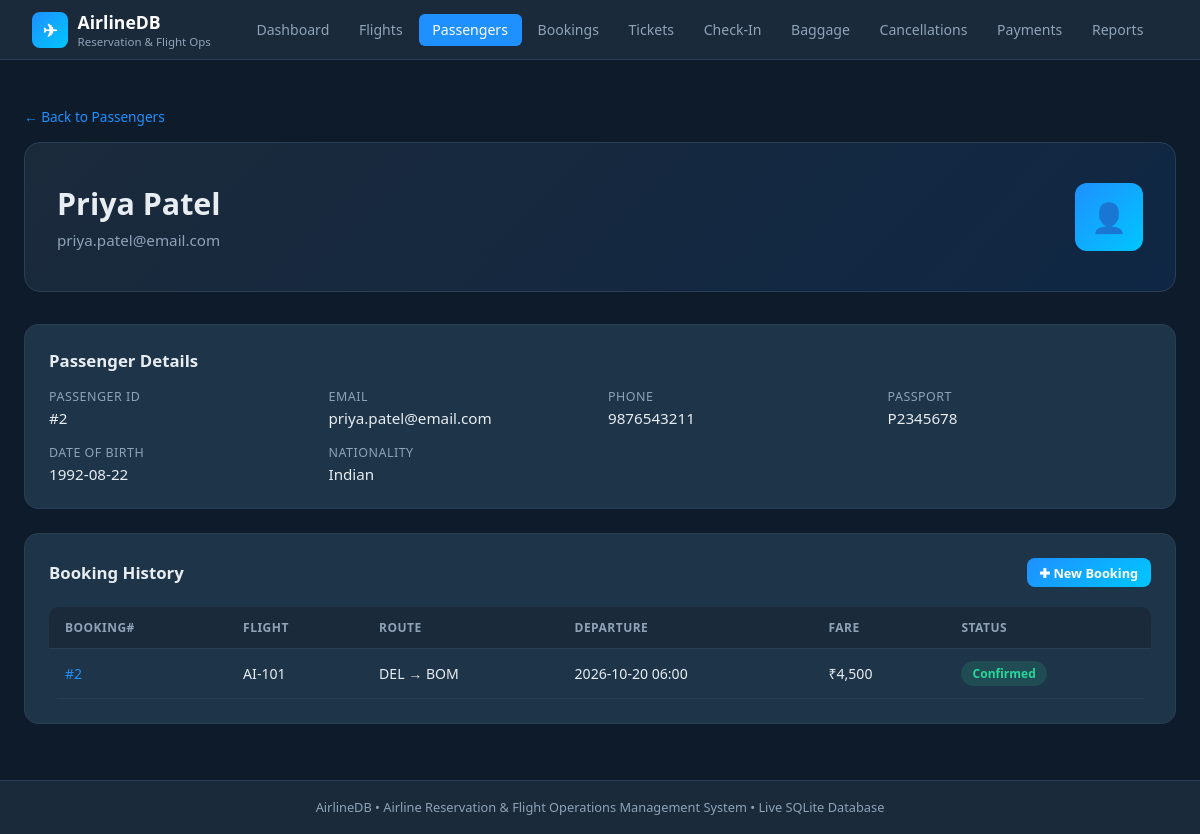
Screenshot of /passengers/2 with the database file from the repository.
### tables this page shows
CREATE TABLE passengers (
    passenger_id  INTEGER PRIMARY KEY AUTOINCREMENT,
    first_name    TEXT NOT NULL,
    last_name     TEXT NOT NULL,
    email         TEXT NOT NULL UNIQUE,
    phone         TEXT,
    passport_no   TEXT UNIQUE,
    date_of_birth TEXT,
    nationality   TEXT DEFAULT 'Indian',
    created_at    TEXT DEFAULT (datetime('now'))
);

CREATE TABLE bookings (
    booking_id     INTEGER PRIMARY KEY AUTOINCREMENT,
    passenger_id   INTEGER NOT NULL REFERENCES passengers(passenger_id),
    flight_id      TEXT NOT NULL REFERENCES flights(flight_id),
    booking_date   TEXT NOT NULL DEFAULT (datetime('now')),
    booking_status TEXT NOT NULL DEFAULT 'Confirmed'
                   CHECK (booking_status IN ('Confirmed','Cancelled','Pending')),
    total_fare     REAL NOT NULL CHECK (total_fare >= 0)
);

CREATE TABLE flights (
    flight_id        TEXT PRIMARY KEY,      -- e.g. AI-101
    route_id         INTEGER NOT NULL REFERENCES routes(route_id),
    aircraft_id      TEXT NOT NULL REFERENCES aircraft(aircraft_id),
    departure_time   TEXT NOT NULL,         -- ISO-8601 datetime
    arrival_time     TEXT NOT NULL,
    base_fare        REAL NOT NULL CHECK (base_fare >= 0),
    status           TEXT NOT NULL DEFAULT 'Scheduled'
                     CHECK (status IN ('Scheduled','Delayed','Cancelled','Completed')),
    CHECK (arrival_time > departure_time)
);

### app/routes/passengers.py (the view)
@passengers_bp.route("/<int:pid>")
def detail(pid):
    p = query("SELECT * FROM passengers WHERE passenger_id=?", (pid,), one=True)
    bookings = query("""
        SELECT b.*, f.flight_id,
               r.origin_airport||' → '||r.dest_airport AS route,
               f.departure_time
        FROM bookings b
        JOIN flights f ON f.flight_id=b.flight_id
        JOIN routes r ON r.route_id=f.route_id
        WHERE b.passenger_id=? ORDER BY b.booking_id DESC
    """, (pid,))
    return render_template("passengers/detail.html", p=p, bookings=bookings)

### app/db.py (called while the page is built)
def get_db():
    os.makedirs(os.path.dirname(DB_PATH), exist_ok=True)
    conn = sqlite3.connect(DB_PATH)
    conn.execute("PRAGMA foreign_keys = ON")
    conn.row_factory = sqlite3.Row
    return conn

def query(sql, params=(), one=False):
    conn = get_db()
    cur  = conn.execute(sql, params)
    rows = cur.fetchone() if one else cur.fetchall()
    conn.close()
    return rows

### templates/passengers/detail.html (shortened to what this page needs)
{% extends "base.html" %}
{% block content %}
<a href="{{ url_for('passengers.index') }}" class="back-link">← Back to Passengers</a>
<div class="page-hero">
  <div>
    <h1>{{ p.first_name }} {{ p.last_name }}</h1>
    <p>{{ p.email }}</p>
  </div>
  <div class="hero-badge">👤</div>
</div>
<div class="card">
  <div class="card-title" style="margin-bottom:1rem">Passenger Details</div>
  <div class="meta-grid">
    <div class="meta-item"><span class="mk">Passenger ID</span><span class="mv">#{{ p.passenger_id }}</span></div>
    <div class="meta-item"><span class="mk">Email</span><span class="mv">{{ p.email }}</span></div>
    <div class="meta-item"><span class="mk">Phone</span><span class="mv">{{ p.phone or '—' }}</span></div>
    <div class="meta-item"><span class="mk">Passport</span><span class="mv">{{ p.passport_no or '—' }}</span></div>
    <div class="meta-item"><span class="mk">Date of Birth</span><span class="mv">{{ p.date_of_birth or '—' }}</span></div>
    <div class="meta-item"><span class="mk">Nationality</span><span class="mv">{{ p.nationality }}</span></div>
  </div>
</div>
<div class="card">
  <div class="card-header">
    <span class="card-title">Booking History</span>
    <a href="{{ url_for('bookings.new') }}" class="btn btn-primary btn-sm">✚ New Booking</a>
  </div>
  <div class="table-wrap">
    <table>
      <thead><tr><th>Booking#</th><th>Flight</th><th>Route</th><th>Departure</th><th>Fare</th><th>Status</th></tr></thead>
      <tbody>
      {% for b in bookings %}
        <tr>
          <td><a href="{{ url_for('bookings.detail', bid=b.booking_id) }}" style="color:var(--accent);text-decoration:none">#{{ b.booking_id }}</a></td>
          <td>{{ b.flight_id }}</td>
          <td>{{ b.route }}</td>
          <td>{{ b.departure_time[:16].replace('T',' ') }}</td>
          <td>₹{{ "{:,.0f}".format(b.total_fare) }}</td>
          <td>{% if b.booking_status=='Confirmed' %}<span class="badge badge-success">{{ b.booking_status }}</span>{% else %}<span class="badge badge-danger">{{ b.booking_status }}</span>{% endif %}</td>
        </tr>
      {% else %}
        <tr><td colspan="6" style="text-align:center;color:var(--muted);padding:2rem">No bookings yet.</td></tr>
      {% endfor %}
      </tbody>
    </table>
  </div>
</div>
{% endblock %}

### static/css/style.css (style rules this page uses)
:root { --navy: #0d1b2a; --dark: #1b2a3b; --card: #1e3448; --accent: #1e90ff; --accent2: #00c6ff; --success: #28d79a; --warning: #f5a623; --danger: #e94560; --text: #e8edf2; --muted: #8fa3b8; --border: #2a3f55; --white: #ffffff; }
* { box-sizing: border-box; margin: 0; padding: 0; }
body { font-family: 'Segoe UI', system-ui, sans-serif; background: var(--navy); color: var(--text); min-height: 100vh; display: flex; flex-direction: column; }
.page-hero { background: linear-gradient(135deg, var(--dark) 0%, #0f2744 100%); border-radius: 16px; padding: 2.5rem 2rem; margin-bottom: 2rem; border: 1px solid var(--border); display: flex; justify-content: space-between; align-items: center; gap: 1rem; }
.page-hero h1 { font-size: 1.9rem; font-weight: 700; }
.page-hero p { color: var(--muted); margin-top: .4rem; font-size: .95rem; }
.hero-badge { background: linear-gradient(135deg, var(--accent), var(--accent2)); border-radius: 12px; width: 68px; height: 68px; display: flex; align-items: center; justify-content: center; font-size: 1.8rem; flex-shrink: 0; }
.card { background: var(--card); border: 1px solid var(--border); border-radius: 14px; padding: 1.5rem; margin-bottom: 1.5rem; }
.card-header { display: flex; justify-content: space-between; align-items: center; margin-bottom: 1.2rem; }
.card-title { font-size: 1.05rem; font-weight: 600; }
.table-wrap { overflow-x: auto; border-radius: 10px; }
table { width: 100%; border-collapse: collapse; font-size: .88rem; }
thead th { background: var(--dark); color: var(--muted); padding: .75rem 1rem; text-align: left; font-weight: 600; text-transform: uppercase; font-size: .75rem; letter-spacing: .04em; border-bottom: 1px solid var(--border); }
tbody tr { border-bottom: 1px solid var(--border); transition: background .15s; }
tbody td { padding: .75rem 1rem; vertical-align: middle; }
.badge { display: inline-flex; align-items: center; padding: .25rem .7rem; border-radius: 20px; font-size: .75rem; font-weight: 600; }
.badge-success { background: rgba(40,215,154,.15); color: var(--success); }
.btn { display: inline-flex; align-items: center; gap: .4rem; padding: .6rem 1.3rem; border-radius: 8px; font-size: .88rem; font-weight: 600; cursor: pointer; border: none; transition: all .2s; text-decoration: none; }
.btn-primary { background: linear-gradient(135deg, var(--accent), var(--accent2)); color: var(--white); }
.btn-sm { padding: .35rem .8rem; font-size: .8rem; }
.meta-grid { display: grid; grid-template-columns: repeat(auto-fit, minmax(220px,1fr)); gap: 1rem; }
.meta-item { display: flex; flex-direction: column; gap: .2rem; }
.meta-item .mk { color: var(--muted); font-size: .78rem; text-transform: uppercase; letter-spacing: .04em; }
.meta-item .mv { font-size: .95rem; font-weight: 500; }
.back-link { color: var(--accent); text-decoration: none; font-size: .85rem; display: inline-flex; align-items: center; gap: .3rem; margin-bottom: 1rem; }

### rows the page displays
passengers: first_name "Priya", last_name "Patel", email "priya.patel@email.com", passenger_id "2", phone "9876543211", passport_no "P2345678", date_of_birth "1992-08-22", nationality "Indian"
bookings: booking_id "2", flight_id "AI-101", route "DEL → BOM", departure_time "2026-10-20 06:00", total_fare "4,500", booking_status "Confirmed"
